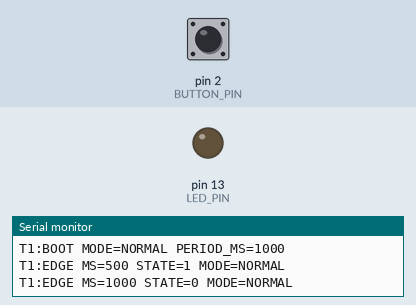
This sketch was run on a simulated Arduino Uno, built with avr-gcc and run on an emulated ATmega328P. Parts: output pins drawn as LEDs (lit = HIGH), the last lines printed to the serial monitor. Dashed ring = blinking. The inputs (shaded band) are chosen by the test bench; at power-on: pin 2 (BUTTON_PIN) HIGH.

Above: at 1.2 s.
1.3 s: pin 2 (BUTTON_PIN) pulled LOW for 0.15 s
At 1.55 s:
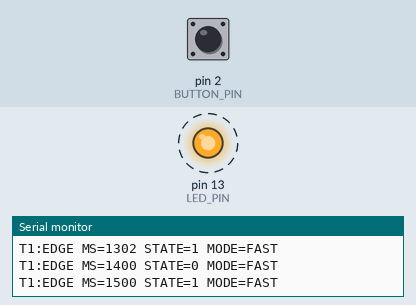
4.3 s: pin 2 (BUTTON_PIN) pulled LOW for 1 s
At 5.1 s:
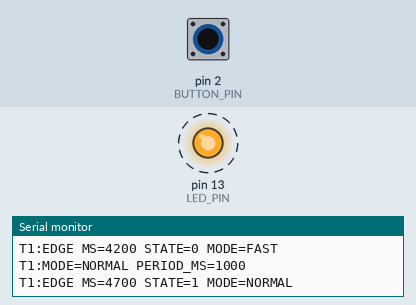
Timing chart, 0 to 13.3 s (numbered marks = the images above; inputs shaded):
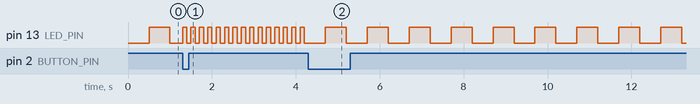

Measured:
- after the input at 1.3 s, pin 13 (LED_PIN): alternates HIGH for 0.10 s and LOW for 0.10 s, starting at once
- after the input at 4.3 s, pin 13 (LED_PIN): alternates HIGH for 0.50 s and LOW for 0.50 s, starting after 0.40 s

The sketch:

task1_external_button.ino
```cpp
#include <Arduino.h>
#include <util/atomic.h>

const byte LED_PIN = 13;
const byte BUTTON_PIN = 2;  // INT0
// Wokwi's contact model can keep producing edges for several dozen
// milliseconds. Re-arm only after an unmistakably stable release.
const unsigned long RELEASE_STABLE_MS = 120UL;
const unsigned long MIN_PRESS_INTERVAL_US = 300000UL;

volatile bool fastMode = false;
volatile bool modeChanged = false;
volatile bool buttonArmed = true;
volatile bool resetReleaseTimer = false;
volatile unsigned long lastAcceptedPressUs = 0;

void onButtonChange() {
  if (digitalRead(BUTTON_PIN) == LOW && buttonArmed) {
    const unsigned long nowUs = micros();
    if (lastAcceptedPressUs != 0 &&
        (unsigned long)(nowUs - lastAcceptedPressUs) < MIN_PRESS_INTERVAL_US) {
      return;
    }
    lastAcceptedPressUs = nowUs;
    fastMode = !fastMode;
    modeChanged = true;
    buttonArmed = false;
    resetReleaseTimer = true;
  }
}

void setup() {
  pinMode(LED_PIN, OUTPUT);
  pinMode(BUTTON_PIN, INPUT_PULLUP);
  Serial.begin(115200);

  attachInterrupt(digitalPinToInterrupt(BUTTON_PIN), onButtonChange, CHANGE);
  Serial.println(F("T1:BOOT MODE=NORMAL PERIOD_MS=1000"));
}

void loop() {
  static bool ledState = false;
  static unsigned long lastEdgeMs = 0;
  static unsigned long releaseSinceMs = 0;

  bool localFast;
  bool reportChange;
  bool resetRelease;
  ATOMIC_BLOCK(ATOMIC_RESTORESTATE) {
    localFast = fastMode;
    reportChange = modeChanged;
    modeChanged = false;
    resetRelease = resetReleaseTimer;
    resetReleaseTimer = false;
  }

  if (resetRelease) releaseSinceMs = 0;

  if (reportChange) {
    Serial.print(F("T1:MODE="));
    Serial.print(localFast ? F("FAST") : F("NORMAL"));
    Serial.print(F(" PERIOD_MS="));
    Serial.println(localFast ? 200 : 1000);
  }

  if (digitalRead(BUTTON_PIN) == HIGH) {
    if (releaseSinceMs == 0) releaseSinceMs = millis();
    if ((unsigned long)(millis() - releaseSinceMs) >= RELEASE_STABLE_MS) {
      ATOMIC_BLOCK(ATOMIC_RESTORESTATE) { buttonArmed = true; }
    }
  } else {
    releaseSinceMs = 0;
  }

  const unsigned long halfPeriodMs = localFast ? 100UL : 500UL;
  const unsigned long now = millis();
  if ((unsigned long)(now - lastEdgeMs) >= halfPeriodMs) {
    lastEdgeMs += halfPeriodMs;
    ledState = !ledState;
    digitalWrite(LED_PIN, ledState);
    Serial.print(F("T1:EDGE MS="));
    Serial.print(now);
    Serial.print(F(" STATE="));
    Serial.print(ledState);
    Serial.print(F(" MODE="));
    Serial.println(localFast ? F("FAST") : F("NORMAL"));
  }
}
```
